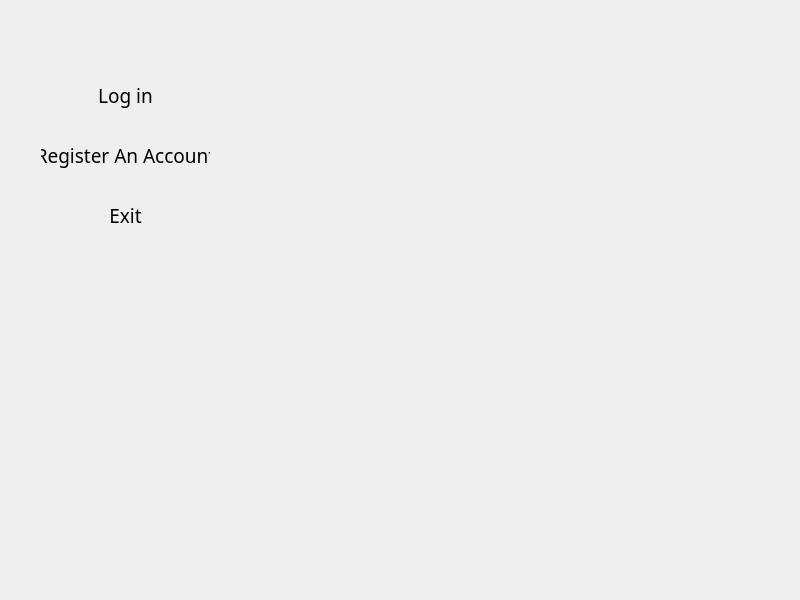
<?xml version="1.0" encoding="UTF-8"?>
<ui version="4.0">
 <class>register_login</class>
 <widget class="QMainWindow" name="register_login">
  <property name="geometry">
   <rect>
    <x>0</x>
    <y>0</y>
    <width>800</width>
    <height>600</height>
   </rect>
  </property>
  <property name="sizePolicy">
   <sizepolicy hsizetype="Ignored" vsizetype="Ignored">
    <horstretch>0</horstretch>
    <verstretch>0</verstretch>
   </sizepolicy>
  </property>
  <property name="focusPolicy">
   <enum>Qt::NoFocus</enum>
  </property>
  <property name="windowTitle">
   <string>register_login</string>
  </property>
  <widget class="QWidget" name="centralwidget">
   <widget class="QLabel" name="background">
    <property name="geometry">
     <rect>
      <x>0</x>
      <y>0</y>
      <width>1400</width>
      <height>700</height>
     </rect>
    </property>
    <property name="sizePolicy">
     <sizepolicy hsizetype="Fixed" vsizetype="Fixed">
      <horstretch>0</horstretch>
      <verstretch>0</verstretch>
     </sizepolicy>
    </property>
    <property name="layoutDirection">
     <enum>Qt::LeftToRight</enum>
    </property>
    <property name="autoFillBackground">
     <bool>true</bool>
    </property>
    <property name="frameShape">
     <enum>QFrame::NoFrame</enum>
    </property>
    <property name="text">
     <string/>
    </property>
    <property name="pixmap">
     <pixmap resource="Images.qrc">:/new/image/CompressJPEG.online_1920x1080_image.jpg</pixmap>
    </property>
    <property name="scaledContents">
     <bool>true</bool>
    </property>
    <property name="buddy">
     <cstring></cstring>
    </property>
   </widget>
   <widget class="QLabel" name="label_2">
    <property name="geometry">
     <rect>
      <x>470</x>
      <y>20</y>
      <width>371</width>
      <height>171</height>
     </rect>
    </property>
    <property name="text">
     <string/>
    </property>
    <property name="pixmap">
     <pixmap resource="Images.qrc">:/new/image/gamename.png</pixmap>
    </property>
    <property name="scaledContents">
     <bool>true</bool>
    </property>
   </widget>
   <widget class="QLabel" name="label_3">
    <property name="geometry">
     <rect>
      <x>260</x>
      <y>320</y>
      <width>111</width>
      <height>131</height>
     </rect>
    </property>
    <property name="text">
     <string/>
    </property>
    <property name="pixmap">
     <pixmap resource="Images.qrc">:/new/image/bag.png</pixmap>
    </property>
    <property name="scaledContents">
     <bool>true</bool>
    </property>
   </widget>
   <widget class="QLabel" name="label_4">
    <property name="geometry">
     <rect>
      <x>250</x>
      <y>360</y>
      <width>31</width>
      <height>41</height>
     </rect>
    </property>
    <property name="text">
     <string/>
    </property>
    <property name="pixmap">
     <pixmap resource="Images.qrc">:/new/image/crystal_blue1.png</pixmap>
    </property>
    <property name="scaledContents">
     <bool>true</bool>
    </property>
   </widget>
   <widget class="QLabel" name="label_5">
    <property name="geometry">
     <rect>
      <x>260</x>
      <y>420</y>
      <width>37</width>
      <height>20</height>
     </rect>
    </property>
    <property name="text">
     <string/>
    </property>
    <property name="pixmap">
     <pixmap resource="Images.qrc">:/new/image/crystal_white-gold3.png</pixmap>
    </property>
    <property name="scaledContents">
     <bool>true</bool>
    </property>
   </widget>
   <widget class="QLabel" name="label_6">
    <property name="geometry">
     <rect>
      <x>280</x>
      <y>470</y>
      <width>16</width>
      <height>16</height>
     </rect>
    </property>
    <property name="text">
     <string/>
    </property>
    <property name="pixmap">
     <pixmap resource="Images.qrc">:/new/image/skull.png</pixmap>
    </property>
    <property name="scaledContents">
     <bool>true</bool>
    </property>
   </widget>
   <widget class="QLabel" name="label_7">
    <property name="geometry">
     <rect>
      <x>250</x>
      <y>470</y>
      <width>21</width>
      <height>21</height>
     </rect>
    </property>
    <property name="text">
     <string/>
    </property>
    <property name="pixmap">
     <pixmap resource="Images.qrc">:/new/image/fish-skeleton.png</pixmap>
    </property>
    <property name="scaledContents">
     <bool>true</bool>
    </property>
   </widget>
   <widget class="QLabel" name="label_8">
    <property name="geometry">
     <rect>
      <x>306</x>
      <y>471</y>
      <width>41</width>
      <height>41</height>
     </rect>
    </property>
    <property name="text">
     <string/>
    </property>
    <property name="pixmap">
     <pixmap resource="Images.qrc">:/new/image/UI_Icon_Mushroom.png</pixmap>
    </property>
    <property name="scaledContents">
     <bool>true</bool>
    </property>
   </widget>
   <widget class="QLabel" name="label_9">
    <property name="geometry">
     <rect>
      <x>310</x>
      <y>490</y>
      <width>21</width>
      <height>20</height>
     </rect>
    </property>
    <property name="text">
     <string/>
    </property>
    <property name="pixmap">
     <pixmap resource="Images.qrc">:/new/image/UI_Icon_Mushroom.png</pixmap>
    </property>
    <property name="scaledContents">
     <bool>true</bool>
    </property>
   </widget>
   <widget class="QLabel" name="label_10">
    <property name="geometry">
     <rect>
      <x>300</x>
      <y>500</y>
      <width>71</width>
      <height>16</height>
     </rect>
    </property>
    <property name="text">
     <string/>
    </property>
    <property name="pixmap">
     <pixmap resource="Images.qrc">:/new/image/crystal_black3.png</pixmap>
    </property>
    <property name="scaledContents">
     <bool>true</bool>
    </property>
   </widget>
   <widget class="QLabel" name="label_11">
    <property name="geometry">
     <rect>
      <x>370</x>
      <y>490</y>
      <width>37</width>
      <height>20</height>
     </rect>
    </property>
    <property name="text">
     <string/>
    </property>
    <property name="pixmap">
     <pixmap resource="Images.qrc">:/new/image/crystal_violet2.png</pixmap>
    </property>
    <property name="scaledContents">
     <bool>true</bool>
    </property>
   </widget>
   <widget class="QLabel" name="label_12">
    <property name="geometry">
     <rect>
      <x>370</x>
      <y>510</y>
      <width>41</width>
      <height>20</height>
     </rect>
    </property>
    <property name="text">
     <string/>
    </property>
    <property name="pixmap">
     <pixmap resource="Images.qrc">:/new/image/fish-skeleton.png</pixmap>
    </property>
    <property name="scaledContents">
     <bool>true</bool>
    </property>
   </widget>
   <widget class="QLabel" name="label_13">
    <property name="geometry">
     <rect>
      <x>306</x>
      <y>521</y>
      <width>51</width>
      <height>51</height>
     </rect>
    </property>
    <property name="text">
     <string/>
    </property>
    <property name="pixmap">
     <pixmap resource="Images.qrc">:/new/image/crystal_orange1.png</pixmap>
    </property>
    <property name="scaledContents">
     <bool>true</bool>
    </property>
   </widget>
   <widget class="QLabel" name="label_14">
    <property name="geometry">
     <rect>
      <x>360</x>
      <y>531</y>
      <width>37</width>
      <height>31</height>
     </rect>
    </property>
    <property name="text">
     <string/>
    </property>
    <property name="pixmap">
     <pixmap resource="Images.qrc">:/new/image/crystal_orange2.png</pixmap>
    </property>
    <property name="scaledContents">
     <bool>true</bool>
    </property>
   </widget>
   <widget class="QLabel" name="label_15">
    <property name="geometry">
     <rect>
      <x>350</x>
      <y>560</y>
      <width>61</width>
      <height>21</height>
     </rect>
    </property>
    <property name="text">
     <string/>
    </property>
    <property name="pixmap">
     <pixmap resource="Images.qrc">:/new/image/crystal_lime1.png</pixmap>
    </property>
    <property name="scaledContents">
     <bool>true</bool>
    </property>
   </widget>
   <widget class="QLabel" name="label_16">
    <property name="geometry">
     <rect>
      <x>420</x>
      <y>460</y>
      <width>41</width>
      <height>51</height>
     </rect>
    </property>
    <property name="text">
     <string/>
    </property>
    <property name="pixmap">
     <pixmap resource="Images.qrc">:/new/image/alec6.png</pixmap>
    </property>
    <property name="scaledContents">
     <bool>true</bool>
    </property>
   </widget>
   <widget class="QLabel" name="label_17">
    <property name="geometry">
     <rect>
      <x>400</x>
      <y>480</y>
      <width>31</width>
      <height>41</height>
     </rect>
    </property>
    <property name="text">
     <string/>
    </property>
    <property name="pixmap">
     <pixmap resource="Images.qrc">:/new/image/alec14.png</pixmap>
    </property>
    <property name="scaledContents">
     <bool>true</bool>
    </property>
   </widget>
   <widget class="QLabel" name="label_18">
    <property name="geometry">
     <rect>
      <x>440</x>
      <y>470</y>
      <width>41</width>
      <height>51</height>
     </rect>
    </property>
    <property name="text">
     <string/>
    </property>
    <property name="pixmap">
     <pixmap resource="Images.qrc">:/new/image/alec9.png</pixmap>
    </property>
    <property name="scaledContents">
     <bool>true</bool>
    </property>
   </widget>
   <widget class="QLabel" name="label_19">
    <property name="geometry">
     <rect>
      <x>620</x>
      <y>470</y>
      <width>41</width>
      <height>51</height>
     </rect>
    </property>
    <property name="text">
     <string/>
    </property>
    <property name="pixmap">
     <pixmap resource="Images.qrc">:/new/image/alec5.png</pixmap>
    </property>
    <property name="scaledContents">
     <bool>true</bool>
    </property>
   </widget>
   <widget class="QLabel" name="label_20">
    <property name="geometry">
     <rect>
      <x>590</x>
      <y>470</y>
      <width>41</width>
      <height>51</height>
     </rect>
    </property>
    <property name="text">
     <string/>
    </property>
    <property name="pixmap">
     <pixmap resource="Images.qrc">:/new/image/alectuary.png</pixmap>
    </property>
    <property name="scaledContents">
     <bool>true</bool>
    </property>
   </widget>
   <widget class="QLabel" name="label_21">
    <property name="geometry">
     <rect>
      <x>460</x>
      <y>510</y>
      <width>41</width>
      <height>51</height>
     </rect>
    </property>
    <property name="text">
     <string/>
    </property>
    <property name="pixmap">
     <pixmap resource="Images.qrc">:/new/image/alectuary1.png</pixmap>
    </property>
    <property name="scaledContents">
     <bool>true</bool>
    </property>
   </widget>
   <widget class="QLabel" name="label_22">
    <property name="geometry">
     <rect>
      <x>520</x>
      <y>540</y>
      <width>37</width>
      <height>41</height>
     </rect>
    </property>
    <property name="text">
     <string/>
    </property>
    <property name="pixmap">
     <pixmap resource="Images.qrc">:/new/image/UI_Icon_Mushroom.png</pixmap>
    </property>
    <property name="scaledContents">
     <bool>true</bool>
    </property>
   </widget>
   <widget class="QLabel" name="label_24">
    <property name="geometry">
     <rect>
      <x>760</x>
      <y>540</y>
      <width>41</width>
      <height>51</height>
     </rect>
    </property>
    <property name="text">
     <string/>
    </property>
    <property name="pixmap">
     <pixmap resource="Images.qrc">:/new/image/40.png</pixmap>
    </property>
    <property name="scaledContents">
     <bool>true</bool>
    </property>
   </widget>
   <widget class="QLabel" name="label_25">
    <property name="geometry">
     <rect>
      <x>660</x>
      <y>520</y>
      <width>101</width>
      <height>71</height>
     </rect>
    </property>
    <property name="text">
     <string/>
    </property>
    <property name="pixmap">
     <pixmap resource="Images.qrc">:/new/image/book1.png</pixmap>
    </property>
    <property name="scaledContents">
     <bool>true</bool>
    </property>
   </widget>
   <widget class="QLabel" name="label_26">
    <property name="geometry">
     <rect>
      <x>620</x>
      <y>510</y>
      <width>51</width>
      <height>71</height>
     </rect>
    </property>
    <property name="text">
     <string/>
    </property>
    <property name="pixmap">
     <pixmap resource="Images.qrc">:/new/image/book2.png</pixmap>
    </property>
    <property name="scaledContents">
     <bool>true</bool>
    </property>
   </widget>
   <widget class="QLabel" name="label_27">
    <property name="geometry">
     <rect>
      <x>600</x>
      <y>570</y>
      <width>61</width>
      <height>41</height>
     </rect>
    </property>
    <property name="text">
     <string/>
    </property>
    <property name="pixmap">
     <pixmap resource="Images.qrc">:/new/image/envelope.png</pixmap>
    </property>
    <property name="scaledContents">
     <bool>true</bool>
    </property>
   </widget>
   <widget class="QLabel" name="label_28">
    <property name="geometry">
     <rect>
      <x>630</x>
      <y>570</y>
      <width>91</width>
      <height>31</height>
     </rect>
    </property>
    <property name="text">
     <string/>
    </property>
    <property name="pixmap">
     <pixmap resource="Images.qrc">:/new/image/scroll2.png</pixmap>
    </property>
    <property name="scaledContents">
     <bool>true</bool>
    </property>
   </widget>
   <widget class="QLabel" name="label_23">
    <property name="geometry">
     <rect>
      <x>770</x>
      <y>500</y>
      <width>41</width>
      <height>31</height>
     </rect>
    </property>
    <property name="text">
     <string/>
    </property>
    <property name="pixmap">
     <pixmap resource="Images.qrc">:/new/image/crystal_white-gold2.png</pixmap>
    </property>
    <property name="scaledContents">
     <bool>true</bool>
    </property>
   </widget>
   <widget class="QLabel" name="label_29">
    <property name="geometry">
     <rect>
      <x>530</x>
      <y>560</y>
      <width>61</width>
      <height>31</height>
     </rect>
    </property>
    <property name="text">
     <string/>
    </property>
    <property name="pixmap">
     <pixmap resource="Images.qrc">:/new/image/crystal_violet1.png</pixmap>
    </property>
    <property name="scaledContents">
     <bool>true</bool>
    </property>
   </widget>
   <widget class="QLabel" name="label_30">
    <property name="geometry">
     <rect>
      <x>0</x>
      <y>30</y>
      <width>250</width>
      <height>130</height>
     </rect>
    </property>
    <property name="text">
     <string/>
    </property>
    <property name="pixmap">
     <pixmap resource="Images.qrc">:/new/image/btn5.png</pixmap>
    </property>
    <property name="scaledContents">
     <bool>true</bool>
    </property>
   </widget>
   <widget class="QLabel" name="label_31">
    <property name="geometry">
     <rect>
      <x>0</x>
      <y>90</y>
      <width>250</width>
      <height>130</height>
     </rect>
    </property>
    <property name="text">
     <string/>
    </property>
    <property name="pixmap">
     <pixmap resource="Images.qrc">:/new/image/btn5.png</pixmap>
    </property>
    <property name="scaledContents">
     <bool>true</bool>
    </property>
   </widget>
   <widget class="QLabel" name="label_32">
    <property name="geometry">
     <rect>
      <x>0</x>
      <y>150</y>
      <width>250</width>
      <height>130</height>
     </rect>
    </property>
    <property name="text">
     <string/>
    </property>
    <property name="pixmap">
     <pixmap resource="Images.qrc">:/new/image/btn5.png</pixmap>
    </property>
    <property name="scaledContents">
     <bool>true</bool>
    </property>
   </widget>
   <widget class="QPushButton" name="loginButton">
    <property name="enabled">
     <bool>true</bool>
    </property>
    <property name="geometry">
     <rect>
      <x>40</x>
      <y>80</y>
      <width>171</width>
      <height>31</height>
     </rect>
    </property>
    <property name="font">
     <font>
      <family>Pixeto</family>
      <pointsize>14</pointsize>
      <bold>false</bold>
      <kerning>false</kerning>
     </font>
    </property>
    <property name="focusPolicy">
     <enum>Qt::StrongFocus</enum>
    </property>
    <property name="statusTip">
     <string/>
    </property>
    <property name="whatsThis">
     <string/>
    </property>
    <property name="styleSheet">
     <string notr="true"/>
    </property>
    <property name="text">
     <string>Log in</string>
    </property>
    <property name="autoDefault">
     <bool>false</bool>
    </property>
    <property name="default">
     <bool>false</bool>
    </property>
    <property name="flat">
     <bool>true</bool>
    </property>
   </widget>
   <widget class="QPushButton" name="registerAccountButton">
    <property name="geometry">
     <rect>
      <x>40</x>
      <y>140</y>
      <width>171</width>
      <height>31</height>
     </rect>
    </property>
    <property name="font">
     <font>
      <family>Pixeto</family>
      <pointsize>14</pointsize>
      <bold>false</bold>
     </font>
    </property>
    <property name="toolTip">
     <string>Click me if you don't have an account</string>
    </property>
    <property name="text">
     <string>Register An Account</string>
    </property>
    <property name="flat">
     <bool>true</bool>
    </property>
   </widget>
   <widget class="QPushButton" name="exitGameButton">
    <property name="geometry">
     <rect>
      <x>40</x>
      <y>200</y>
      <width>171</width>
      <height>31</height>
     </rect>
    </property>
    <property name="font">
     <font>
      <family>Pixeto</family>
      <pointsize>14</pointsize>
      <bold>false</bold>
     </font>
    </property>
    <property name="toolTip">
     <string>Click me to exit the game</string>
    </property>
    <property name="text">
     <string>Exit</string>
    </property>
    <property name="flat">
     <bool>true</bool>
    </property>
   </widget>
  </widget>
 </widget>
 <resources>
  <include location="Images.qrc"/>
 </resources>
 <connections/>
</ui>
